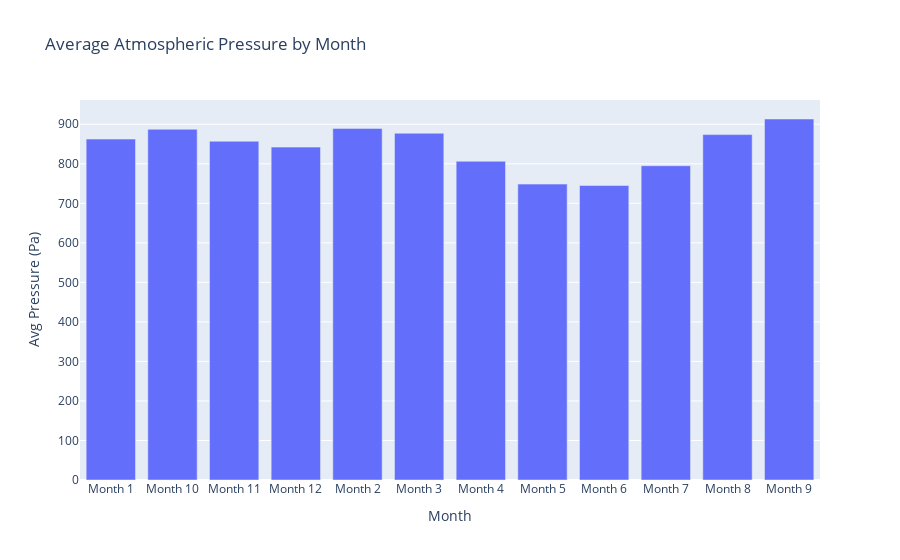

The cell this chart's notebook holds for it:
### Markdown cell above
**3B.** Using your grouped results above to plot a bar chart of the average atmospheric pressure by month.

### Code cell
# Bar chart of the average atmospheric pressure by month
fig = px.bar(
    avg_pressure_by_month,
    x='month',
    y='pressure',
    title='Average Atmospheric Pressure by Month',
    labels={'month': 'Month', 'pressure': 'Avg Pressure (Pa)'},
    category_orders={'month': sorted(df['month'].unique())} 
)

fig.show()

### Figure 1 — Plotly figure (JSON) as saved in the notebook; plotly's stock layout.template omitted (floating-point values rounded to 4 significant figures)
{"data": [{"alignmentgroup": "True", "hovertemplate": "Month=%{x}<br>Avg Pressure (Pa)=%{y}<extra></extra>", "legendgroup": "", "marker": {"color": "#636efa", "pattern": {"shape": ""}}, "name": "", "offsetgroup": "", "orientation": "v", "showlegend": false, "textposition": "auto", "type": "bar", "x": ["Month 1", "Month 10", "Month 11", "Month 12", "Month 2", "Month 3", "Month 4", "Month 5", "Month 6", "Month 7", "Month 8", "Month 9"], "xaxis": "x", "y": [862.5, 887.3, 857.0, 842.2, 889.5, 877.3, 806.3, 748.6, 745.1, 795.1, 873.8, 913.3], "yaxis": "y"}], "layout": {"autosize": true, "barmode": "relative", "legend": {"tracegroupgap": 0}, "title": {"text": "Average Atmospheric Pressure by Month"}, "xaxis": {"anchor": "y", "autorange": true, "categoryarray": ["Month 1", "Month 10", "Month 11", "Month 12", "Month 2", "Month 3", "Month 4", "Month 5", "Month 6", "Month 7", "Month 8", "Month 9"], "categoryorder": "array", "domain": [0, 1], "range": [-0.5, 11.5], "title": {"text": "Month"}, "type": "category"}, "yaxis": {"anchor": "x", "autorange": true, "domain": [0, 1], "range": [0, 961.4], "title": {"text": "Avg Pressure (Pa)"}, "type": "linear"}}}
